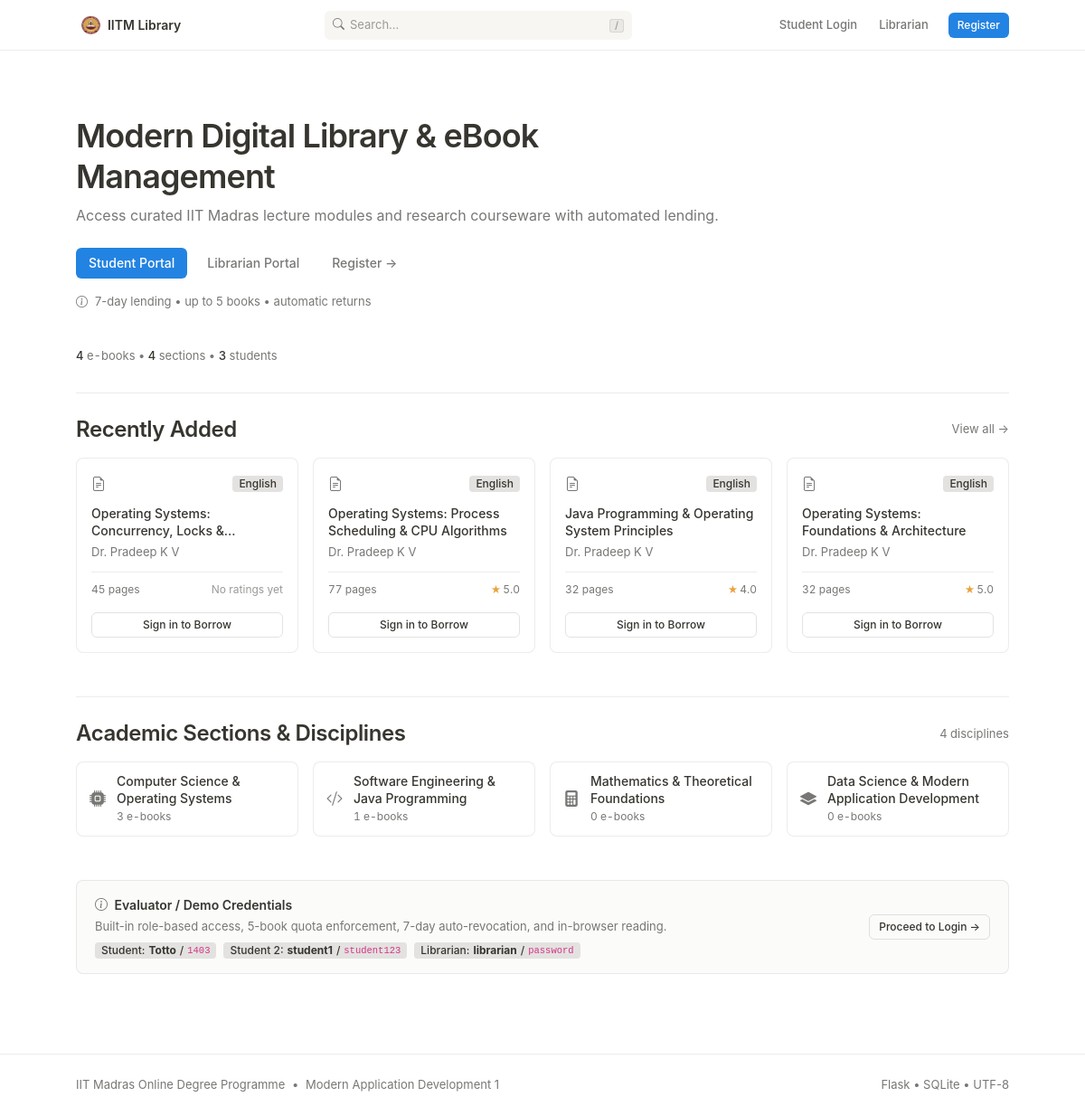
The page / on the database its author committed.
### Code/models.py (models this page shows, shortened)
class Book(db.Model):
    __tablename__ = 'books'
    id = db.Column(db.Integer, primary_key=True)
    title = db.Column(db.String(150), nullable=False, index=True)
    author = db.Column(db.String(150), nullable=False, index=True)
    content = db.Column(db.Text, nullable=True)  # Summary / description
    section_id = db.Column(db.Integer, db.ForeignKey('sections.id', ondelete='CASCADE'), nullable=False)
    file_path = db.Column(db.String(255), nullable=False)
    pages = db.Column(db.Integer, default=1)
    language = db.Column(db.String(50), default='English')
    edition = db.Column(db.String(50), default='1st Edition')
    created_at = db.Column(db.DateTime, default=lambda: datetime.now(timezone.utc))
    issues = db.relationship('BookIssue', backref='book', cascade='all, delete-orphan', lazy=True)
    feedbacks = db.relationship('Feedback', backref='book', cascade='all, delete-orphan', lazy=True)
    @property
    def average_rating(self):
        if not self.feedbacks:
            return 0.0
        return round(sum(f.rating for f in self.feedbacks) / len(self.feedbacks), 1)
    @property
    def ratings_count(self):
        return len(self.feedbacks)

class Feedback(db.Model):
    __tablename__ = 'feedbacks'
    id = db.Column(db.Integer, primary_key=True)
    user_id = db.Column(db.Integer, db.ForeignKey('users.id', ondelete='CASCADE'), nullable=False)
    book_id = db.Column(db.Integer, db.ForeignKey('books.id', ondelete='CASCADE'), nullable=False)
    rating = db.Column(db.Integer, nullable=False)  # 1 to 5
    comment = db.Column(db.Text, nullable=True)
    created_at = db.Column(db.DateTime, default=lambda: datetime.now(timezone.utc))
    __table_args__ = (
        db.UniqueConstraint('user_id', 'book_id', name='uq_user_book_feedback'),
    )

class Section(db.Model):
    __tablename__ = 'sections'
    id = db.Column(db.Integer, primary_key=True)
    name = db.Column(db.String(100), unique=True, nullable=False, index=True)
    description = db.Column(db.Text, nullable=True)
    icon = db.Column(db.String(50), default='bi-journal-bookmark-fill')
    created_at = db.Column(db.DateTime, default=lambda: datetime.now(timezone.utc))
    books = db.relationship('Book', backref='section', cascade='all, delete-orphan', lazy=True)
    @property
    def book_count(self):
        return len(self.books)

### Code/LMS_app.py (the view)
@app.route('/')
def home():
    if 'user_id' in session:
        user = db.session.get(User, session['user_id'])
        if user:
            return redirect(url_for('librarian_dashboard' if user.is_librarian else 'user_dashboard'))
    total_books = Book.query.count()
    total_sections = Section.query.count()
    total_users = User.query.filter_by(role='user').count()
    recent_books = Book.query.order_by(Book.created_at.desc()).limit(4).all()
    sections = Section.query.limit(4).all()
    return render_template('index.html',
                           total_books=total_books,
                           total_sections=total_sections,
                           total_users=total_users,
                           recent_books=recent_books,
                           sections=sections)

### Code/LMS_app.py (called while the page is built)
@app.before_request
def before_request_hook():
    check_and_revoke_expired_books()

@app.context_processor
def inject_global_context():
    current_user = None
    if 'user_id' in session:
        current_user = db.session.get(User, session['user_id'])
    pending_requests_count = 0
    if current_user and current_user.is_librarian:
        pending_requests_count = BookIssue.query.filter_by(status='pending').count()
    active_user_quota = 0
    if current_user and not current_user.is_librarian:
        active_user_quota = current_user.active_quota_count
    return {
        'current_user': current_user,
        'pending_requests_count': pending_requests_count,
        'active_user_quota': active_user_quota,
        'now': datetime.now(timezone.utc)
    }

### Code/database.py (called while the page is built)
def check_and_revoke_expired_books():
    try:
        now = datetime.now(timezone.utc)
        active_issues = BookIssue.query.filter_by(status='issued').all()
        revoked_count = 0
        for issue in active_issues:
            if issue.due_date:
                due = issue.due_date if issue.due_date.tzinfo else issue.due_date.replace(tzinfo=timezone.utc)
                if now > due:
                    issue.status = 'revoked'
                    issue.return_date = now
                    issue.rejection_reason = 'Loan period expired (7-day automatic revocation policy)'
                    revoked_count += 1
        if revoked_count > 0:
            db.session.commit()
    except Exception as e:
        db.session.rollback()
        print(f"Error checking expired books: {e}")

### Code/models.py (called while the page is built)
@event.listens_for(Engine, "connect")
def set_sqlite_pragma(dbapi_connection, connection_record):
    try:
        cursor = dbapi_connection.cursor()
        cursor.execute("PRAGMA foreign_keys=ON")
        cursor.close()
    except Exception:
        pass

### Code/templates/index.html (shortened to what this page needs)
{% extends "base.html" %}
{% block content %}
<div class="pt-4 pb-3 mb-4" style="max-width: 720px;">
    <h1 class="notion-h1">Modern Digital Library & eBook Management</h1>
    <p class="text-secondary mb-4" style="font-size: 16px; line-height: 1.5;">
        Access curated IIT Madras lecture modules and research courseware with automated lending.
    </p>
    <div class="d-flex flex-wrap align-items-center gap-2 mb-3">
        <a href="{{ url_for('login', role='user') }}" class="btn btn-notion-primary">
            Student Portal
        </a>
        <a href="{{ url_for('login', role='librarian') }}" class="btn btn-notion-ghost">
            Librarian Portal
        </a>
        <a href="{{ url_for('register') }}" class="btn btn-notion-ghost">
            Register &rarr;
        </a>
    </div>
    <div class="d-flex align-items-center gap-2 text-secondary" style="font-size: 13px;">
        <i class="bi bi-info-circle" style="font-size: 13px;"></i>
        <span>7-day lending &bull; up to 5 books &bull; automatic returns</span>
    </div>
</div>
<div class="text-secondary small tabular-nums mb-4 pb-2">
    <span class="fw-medium text-dark">{{ total_books }}</span> e-books &bull;
    <span class="fw-medium text-dark">{{ total_sections }}</span> sections &bull;
    <span class="fw-medium text-dark">{{ total_users }}</span> students
</div>
<hr class="notion-divider">
<div class="mb-5">
    <div class="d-flex justify-content-between align-items-center mb-3">
        <h2 class="notion-h2 mb-0">Recently Added</h2>
        <a href="{{ url_for('login', role='user') }}" class="text-secondary small">
            View all &rarr;
        </a>
    </div>
    <div class="row g-3">
        {% for book in recent_books %}
        <div class="col-lg-3 col-md-6">
            <div class="book-card notion-book-card">
                <div class="book-card-top">
                    <span class="book-card-doc-icon"><i class="bi bi-file-earmark-text"></i></span>
                    <span class="notion-tag notion-tag-gray">{{ book.language }}</span>
                </div>
                <div class="book-card-title" title="{{ book.title }}">{{ book.title }}</div>
                <div class="book-card-author">{{ book.author }}</div>
                <div class="book-card-meta">
                    <span class="tabular-nums">{{ book.pages }} pages</span>
                    <span>
                        {% if book.ratings_count > 0 %}
                            <span class="notion-star">★</span><span class="tabular-nums">{{ book.average_rating }}</span>
                        {% else %}
                            <span class="text-tertiary">No ratings yet</span>
                        {% endif %}
                    </span>
                </div>
                <div class="mt-3">
                    <a href="{{ url_for('login', role='user') }}" class="btn btn-notion-secondary btn-sm w-100">
                        Sign in to Borrow
                    </a>
                </div>
            </div>
        </div>
        {% endfor %}
    </div>
</div>
<hr class="notion-divider">
<div class="mb-5">
    <div class="d-flex justify-content-between align-items-center mb-3">
        <h2 class="notion-h2 mb-0">Academic Sections & Disciplines</h2>
        <span class="text-secondary small tabular-nums">{{ sections|length }} disciplines</span>
    </div>
    <div class="row g-3">
        {% for section in sections %}
        <div class="col-md-6 col-lg-3">
            <a href="{{ url_for('login', role='user') }}" class="notion-section-card" title="{{ section.description }}">
                <div class="notion-section-icon">
                    <i class="bi {{ section.icon }}"></i>
                </div>
                <div>
                    <div class="notion-section-title">{{ section.name }}</div>
                    <div class="notion-section-count tabular-nums">{{ section.book_count }} e-books</div>
                </div>
            </a>
        </div>
        {% endfor %}
    </div>
</div>
<div class="notion-box mb-4">
    <div class="d-flex flex-wrap justify-content-between align-items-center gap-3">
        <div>
            <div class="fw-semibold text-dark mb-1" style="font-size: 14px;">
                <i class="bi bi-info-circle text-secondary me-1"></i> Evaluator / Demo Credentials
            </div>
            <div class="text-secondary mb-2" style="font-size: 13px;">
                Built-in role-based access, 5-book quota enforcement, 7-day auto-revocation, and in-browser reading.
            </div>
            <div class="d-flex flex-wrap gap-2" style="font-size: 12px;">
                <span class="notion-tag notion-tag-gray">Student: <strong>Totto</strong> / <code>1403</code></span>
                <span class="notion-tag notion-tag-gray">Student 2: <strong>student1</strong> / <code>student123</code></span>
                <span class="notion-tag notion-tag-gray">Librarian: <strong>librarian</strong> / <code>password</code></span>
            </div>
        </div>
        <div>
            <a href="{{ url_for('login') }}" class="btn btn-notion-secondary btn-sm">
                Proceed to Login &rarr;
            </a>
        </div>
    </div>
</div>
{% endblock %}

### rows shown on the page
Book: language "English", title "Operating Systems: Concurrency, Locks…", author "Dr. Pradeep K V", pages "45", shows "No ratings yet"
Book: language "English", title "Operating Systems: Process Scheduling & CPU Algorithms", author "Dr. Pradeep K V", pages "77", average_rating "5.0"
Book: language "English", title "Java Programming & Operating System Principles", author "Dr. Pradeep K V", pages "32", average_rating "4.0"
Book: language "English", title "Operating Systems: Foundations & Architecture", author "Dr. Pradeep K V", pages "32", average_rating "5.0"
Section: name "Computer Science & Operating Systems", book_count "3"
Section: name "Software Engineering & Java Programming", book_count "1"
Section: name "Mathematics & Theoretical Foundations", book_count "0"
Section: name "Data Science & Modern Application Development", book_count "0"

### other values the page prints
{{ total_books }} "4"
{{ total_sections }} "4"
{{ total_users }} "3"
{{ sections|length }} "4"
